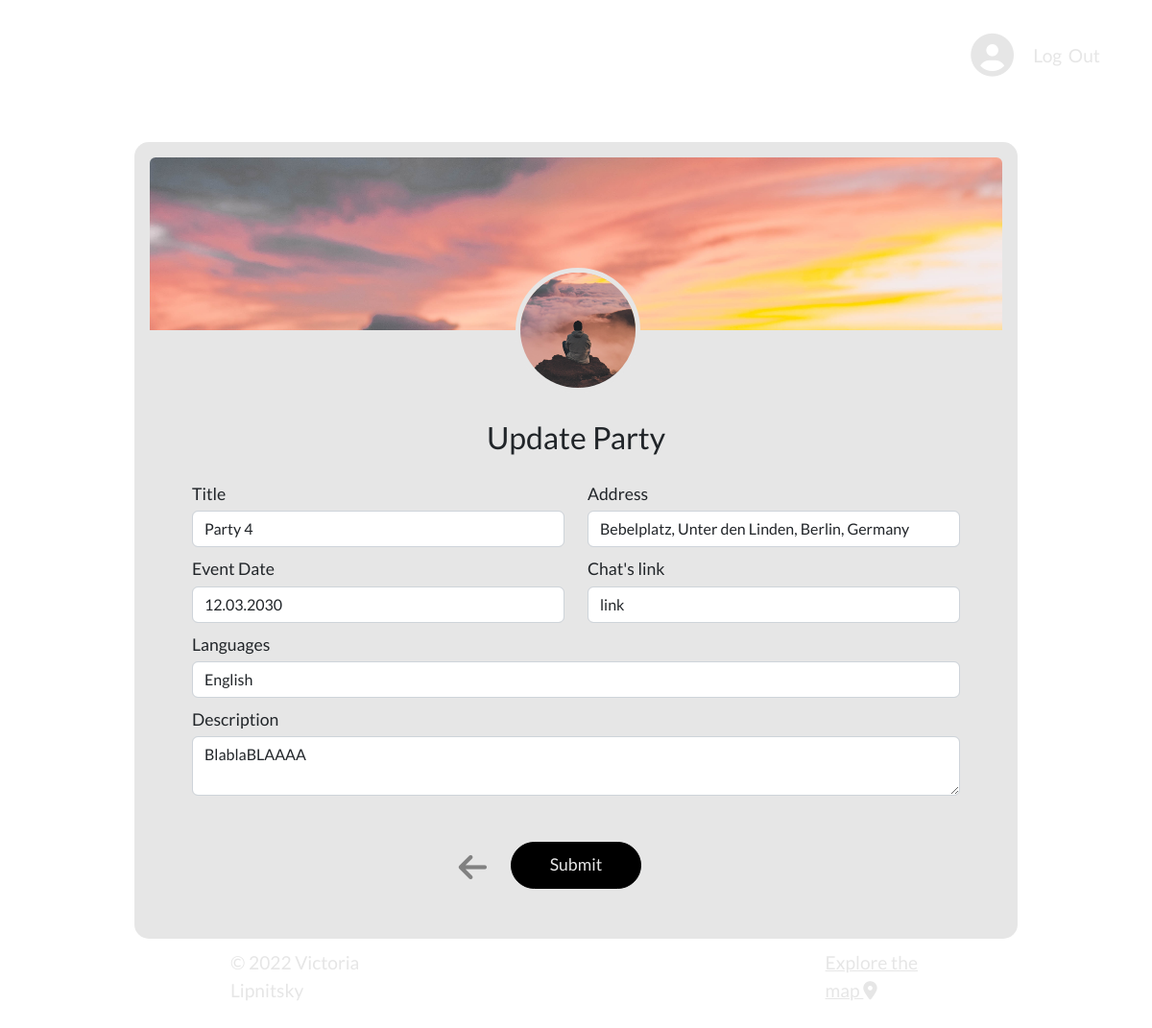
Screenshot of /party/5/update (signed in) with the database file from the repository.
### app/models.py (models this page shows, shortened)
class Party(db.Model):
    __tablename__ = 'party'
    id = db.Column(db.Integer, primary_key=True)
    title = db.Column(db.String(30), nullable=False)
    date_posted = db.Column(db.DateTime, nullable=False, default=datetime.utcnow)
    date_time = db.Column(db.String(30), nullable=False)
    address = db.Column(db.String(30), nullable=False)
    lng = db.Column(db.String(30), nullable=False)
    lat = db.Column(db.String(30), nullable=False)
    whatsapp_link = db.Column(db.String(30), nullable=False)
    party_languages = db.Column(db.String(30), nullable=False)
    description = db.Column(db.Text, nullable=False)
    author_id = db.Column(db.Integer, db.ForeignKey('author.id'), nullable=False)

### app/routes.py (the view)
@app.route("/party/<int:party_id>/update", methods=['GET', 'POST'])
@login_required
def update_party(party_id):
    party = Party.query.get_or_404(party_id)
    if party.author != current_user:
        abort(403)
    form = PartyForm()
    if form.validate_on_submit():
        party.title = form.title.data
        party.date_time = form.date_time.data
        party.address = form.address.data
        party.lat = form.lat.data
        party.lng = form.lng.data
        party.whatsapp_link = form.whatsapp_link.data
        party.party_languages = form.party_languages.data
        party.description = form.description.data
        db.session.commit()
        flash('Your party has been updated!', 'success')
        return redirect(url_for('party', party_id=party.id))
    elif request.method == 'GET':
        form.title.data = party.title
        form.date_time.data = party.date_time
        form.address.data = party.address
        form.lat.data = party.lat
        form.lng.data = party.lng
        form.whatsapp_link.data = party.whatsapp_link
        form.party_languages.data = party.party_languages
        form.description.data = party.description
    image_avatar_file = url_for('static', filename='profile_pics/' + current_user.image_avatar_file)
    image_bg_file = url_for('static', filename='profile_pics/' + current_user.image_bg_file)
    return render_template("create_party.html", title='Update Party', image_avatar_file=image_avatar_file,
                            image_bg_file=image_bg_file, form=form, legend='Update Party')

### app/forms.py
class PartyForm(FlaskForm):
    title = StringField('Title', validators=[DataRequired()], render_kw={"placeholder": "Enter a title"})
    date_time = StringField('Event Date', validators=[DataRequired()], render_kw={"placeholder": "When will your party start & end?"})
    address = StringField('Address', validators=[DataRequired()], render_kw={"placeholder": "Where is you party at?"})
    lng = HiddenField('Lng', validators=[DataRequired()])
    lat = HiddenField('Lat', validators=[DataRequired()])
    whatsapp_link = StringField("Chat's link", validators=[DataRequired()], render_kw={"placeholder": "Enter a link for the WhatsApp chat"})
    party_languages = StringField("Languages", validators=[DataRequired()], render_kw={"placeholder": "Choose party's languages"})
    description = TextAreaField('Description', validators=[DataRequired()], render_kw={"placeholder": "Enter a description"})
    submit = SubmitField('Submit')

### app/models.py (called while the page is built)
@login_manager.user_loader
def load_user(user_id):
    return User.query.get(int(user_id))

### app/templates/create_party.html (shortened to what this page needs)
{% extends "layout.html" %}
{% block content %}
<div class="profile-container">
    <div class="content-section">
        <div id="imageBgPreview" class="profile-backg-img px-3 pb-3">
            <img class="rounded image-preview__image" src="{{ image_bg_file }}">
        </div>
        <div id="imageAvPreview" class="media d-flex flex-column align-items-center justify-content-center">
                <img class="rounded-circle ms-4 profile-img image-preview__image" src="{{ image_avatar_file }}">
        </div>
        <form class="profile-form" action="" method="POST" enctype="multipart/form-data">
            <fieldset class="row px-5 m-0 container-fluid d-flex justify-content-start">
                <legend class="pt-3 pb-2 p-0 text-center"><h2>{{ legend }}</h2></legend>
                <div class="col-lg-6">
                    {{ form.title.label(class="form-control-label pb-1") }}
                    {% if form.title.errors %}
                        {{ form.title(class="form-control is-invalid") }}
                        <div class="invalid-feedback">
                            {% for error in form.title.errors %}
                                <span>{{ error }}</span>
                            {% endfor %}
                        </div>
                    {% else %}
                        {{ form.title(class="form-control") }}
                    {% endif %}
                    {{ form.date_time.label(class="form-control-label pb-1") }}
                    {% if form.date_time.errors %}
                        {{ form.date_time(class="form-control is-invalid") }}
                        <div class="invalid-feedback">
                            {% for error in form.date_time.errors %}
                                <span>{{ error }}</span>
                            {% endfor %}
                        </div>
                    {% else %}
                        {{ form.date_time(class="form-control") }}
                    {% endif %}
                </div>
                <div class="col-lg-6">
                    {{ form.address.label(class="form-control-label pb-1") }}
                    {% if form.address.errors %}
                        {{ form.address(class="form-control is-invalid") }}
                        <div class="invalid-feedback">
                            {% for error in form.address.errors %}
                                <span>{{ error }}</span>
                            {% endfor %}
                        </div>
                    {% else %}
                        {{ form.address(class="form-control", id="autocomplete", type="text") }}
                    {% endif %}
                    {{ form.whatsapp_link.label(class="form-control-label pb-1") }}
                    {% if form.whatsapp_link.errors %}
                        {{ form.whatsapp_link(class="form-control is-invalid") }}
                        <div class="invalid-feedback">
                            {% for error in form.whatsapp_link.errors %}
                                <span>{{ error }}</span>
                            {% endfor %}
                        </div>
                    {% else %}
                        {{ form.whatsapp_link(class="form-control") }}
                    {% endif %}
                </div>
                <div>
                    {{ form.party_languages.label(class="form-control-label pb-1") }}
                    {% if form.party_languages.errors %}
                        {{ form.party_languages(class="form-control is-invalid") }}
                        <div class="invalid-feedback">
                            {% for error in form.party_languages.errors %}
                                <span>{{ error }}</span>
                            {% endfor %}
                        </div>
                    {% else %}
                        {{ form.party_languages(class="form-control") }}
                    {% endif %}
                </div>
                <div>
                    {{ form.description.label(class="form-control-label pb-1") }}
                    {% if form.description.errors %}
                        {{ form.description(class="form-control is-invalid") }}
                        <div class="invalid-feedback">
                            {% for error in form.description.errors %}
                                <span>{{ error }}</span>
                            {% endfor %}
                        </div>
                    {% else %}
                        {{ form.description(class="form-control") }}
                    {% endif %}
                </div>
            </fieldset>
            <div class="form-group pt-4 pb-4 mt-4 d-flex align-items-center justify-content-center">
                <a href="{{ url_for('profile') }}"><i class="fa-solid fa-arrow-left back-arrow"></i></a>
                {{ form.submit(class="btn btn-outline-info")}}
            </div>
        </form>
    </div>
</div>
<div class="container-fluid p-0 d-flex justify-content-between bottomInscription">
    <p>© 2022 Victoria Lipnitsky</p>
    <a href="{{ url_for('map') }}">Explore the map <i class="fa-solid fa-location-dot"></i></a>
</div>
{% endblock %}

### app/static/main.css (style rules this page uses)
* { box-sizing: border-box; }
:root { --fonts: rgb(230, 230, 230); --theQuestion: white; --darkButton: black; --border: rgb(129, 129, 129); --windowCol: 230,230,230; --profileWidth: calc(800px + 10vw); }
body { background-image: url(https://res.cloudinary.com/devqm7qmb/image/upload/q_50/v1664734048/StudyParty.jpg); background-size: cover; background-position: center; height: 100vh; width: 100vw; padding: 0; margin: 0; font-family: 'Lato', sans-serif; }
.bottomInscription { position: absolute; bottom: 1%; }
.bottomInscription p, .bottomInscription a { padding-left: 20vw; padding-right: 20vw; color: var(--fonts); font-size: 1.2em; margin-top: 1em; margin-bottom: 1em; }
fieldset { border: 0 none; }
legend { margin: 0 auto; padding-top: 65px; padding-bottom: 10px; font-size: 1.4em; }
input::placeholder { font-size: 0.9em; }
.profile-form .form-control-label { margin-top: 10px; }
.form-group .btn:not(.btn-file) { padding-top: 10px; padding-bottom: 10px; padding-left: 40px; padding-right: 40px; border-radius: 50px; font-size: 1em; color: var(--fonts); background-color: var(--darkButton); border: 1px solid var(--darkButton); margin-bottom: 40px; }
.profile-container { width: var(--profileWidth); height: fit-content; min-height: 70vh; max-height: 77vh; margin: 4.5vh auto; background-color: rgb(var(--windowCol)); font-size: 1.1em; border-radius: 15px; overflow-y: scroll; border-top: 1rem solid var(--fonts); }
.profile-backg-img { height: 180px; width: calc(800px + 10vw); overflow: hidden; }
.profile-backg-img img { height: auto; width: 100%; margin-right: 20px; }
.profile-img { object-fit: cover; height: 130px; width: 130px; margin-right: 20px; margin-top: -65px; margin-bottom: 12px; border: 5px solid rgb(var(--windowCol)); }
.profile-form fieldset { position: relative; }
form.profile-form, .profile-container.party { position: relative; }
form.profile-form .back-arrow { color: var(--border); font-size: 1.9em; margin-left: calc(0.5vw - 60px); margin-top: -35px; position: absolute; }

### rows the page displays
Party: title "Party 4", date_time "12.03.2030", address "Bebelplatz, Unter den Linden, Berlin, Germany", whatsapp_link "link", party_languages "English", description "BlablaBLAAAA"

### other values shown
{{ legend }} "Update Party"
